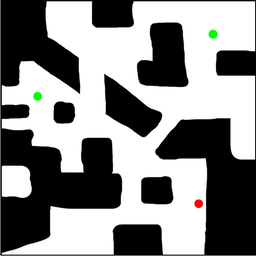
#> input picture Test.bmp, 256 x 256 px, shrunk from 582 x 582 before the run, given in place of turing.bmp, which was not available
$ python lab05.py
#> lines starting #> are read from the running program, lines starting #| are printed output that depends on the picture
from PIL import Image
from collections import defaultdict
from abc import ABC, abstractmethod
from queue import PriorityQueue, Queue
from collections import deque
import math
from abc import ABC, abstractmethod

class ProblemFramework(ABC):
    def __init__(self, matrix):
        self.matrix = matrix

    @abstractmethod
    def actions(self, state):
        """
            Regresa las acciones que se pueden realizar en el estado
            actual.
        """
        pass

    @abstractmethod
    def step_cost(self, state, action, next_state):
        """
            Regresa el costo de realizar una acción en un estado.
        """
        pass

    @abstractmethod
    def goal_test(self, state):
        """
            Verfica si un estado es estado objetivo.
            Devuelve True si es estado objetivo, False en otro caso.
        """
        pass

    @abstractmethod
    def initial_state(self):
        """
            Regresa el estado inicial del problema.
        """
        pass

    @abstractmethod
    def result(self, state, action):
        """
            Regresa el estado resultante de realizar una acción en un estado.
        """
        pass

class Laberinto(ProblemFramework):
    def __init__(self, matrix):
        super().__init__(matrix)

    def step_cost(self, state, action, next_state):
    # Aquí define el costo de moverse de un estado a otro. Ejemplo:
        return 1  # Costo constante para cada movimiento.

    def actions(self, state):
        x, y = state

        acciones = []

        # Mover hacia arriba
        if y > 0 and self.matrix.get(y - 1).get(x) != (0, 0, 0):
            acciones.append("UP")

        # Mover hacia abajo
        if y < len(self.matrix) - 1 and self.matrix.get(y + 1).get(x) != (0, 0, 0):
            acciones.append("DOWN")

        # Mover hacia la izquierda
        if x > 0 and self.matrix.get(y).get(x - 1) != (0, 0, 0):
            acciones.append("LEFT")

        # Mover hacia la derecha
        if x < len(self.matrix.get(y)) - 1 and self.matrix.get(y).get(x + 1) != (0, 0, 0):
            acciones.append("RIGHT")

        return acciones


    def goal_test(self, state):
        return self.matrix.get(state[1]).get(state[0]) == (0, 255, 0)

    def initial_state(self):
        for y in self.matrix:
            for x in self.matrix.get(y):
                if self.matrix.get(y).get(x) == (255, 0, 0):
                    return (x, y)

    def result(self, state, action):
        x, y = state

        if action == "UP":
            return (x, y - 1)
        elif action == "DOWN":
            return (x, y + 1)
        elif action == "LEFT":
            return (x - 1, y)
        elif action == "RIGHT":
            return (x + 1, y)

class GraphSearch:
    def __init__(self, problem):
        self.problem = problem

    def printNewBMP(self, explorados, path, estadoAceptado):

        img = Image.new("RGB", (len(self.problem.matrix.get(0)), len(self.problem.matrix)), "white")
        for y in range(len(self.problem.matrix)):
            for x in range(len(self.problem.matrix.get(y))):
                if (x, y) in explorados:
                    img.putpixel((x, y), (0, 0, 255))
                else:
                    img.putpixel((x, y), self.problem.matrix.get(y).get(x))

        img.save(path)

    def bfs(self):
        frontera = Queue()
        estadoInicial = self.problem.initial_state()
        frontera.put(estadoInicial)
        explorados = set()

        while not frontera.empty():
            estadoActual = frontera.get()
            if self.problem.goal_test(estadoActual):
                self.printNewBMP(explorados, "BFS.bmp", estadoActual)
                return estadoActual

            explorados.add(estadoActual)

            for action in self.problem.actions(estadoActual):
                siguienteEstado = self.problem.result(estadoActual, action)
                if siguienteEstado not in explorados and siguienteEstado not in frontera.queue:
                    frontera.put(siguienteEstado)

        return None

    def dfs(self):
        frontera = deque()
        estadoInicial = self.problem.initial_state()
        frontera.append(estadoInicial)
        explorados = set()

        while frontera:
            estadoActual = frontera.pop()
            if self.problem.goal_test(estadoActual):
                self.printNewBMP(explorados, "DFS.bmp", estadoActual)
                return estadoActual

            explorados.add(estadoActual)

            for action in self.problem.actions(estadoActual):
                siguienteEstado = self.problem.result(estadoActual, action)
                if siguienteEstado not in explorados and siguienteEstado not in frontera:
                    frontera.append(siguienteEstado)

        return None

    def manhattan_distance(self, actual, objetivo):
        return abs(actual[0] - objetivo[0]) + abs(actual[1] - objetivo[1])

    def euclidean_distance(self, actual, objetivo):
        return math.sqrt((actual[0] - objetivo[0]) ** 2 + (actual[1] - objetivo[1]) ** 2)

    def find_goal_state(self):
        for y in self.problem.matrix:
            for x in self.problem.matrix[y]:
                if self.problem.matrix[y][x] == (0, 255, 0):  # Color verde
                    return (x, y)
        return None

    def reconstruir_camino(self, estado_actual, mapa):
        camino = []
        while estado_actual is not None:
            camino.append(estado_actual)
            estado_actual = mapa[estado_actual[1]][estado_actual[0]]['parent']
        return camino[::-1]  # Invierte el camino para ir del inicio al final

    def step_cost(state, action, next_state):
            return 1

    def a_star(self):
        estado_final = self.find_goal_state()
        estado_inicial = self.problem.initial_state()

        frontera = PriorityQueue()
        mapa = defaultdict(lambda: defaultdict(lambda: {'color': (255, 255, 255), 'G': float('inf'), 'H': 0, 'F': float('inf'), 'parent': None}))
        for y in self.problem.matrix:
            for x in self.problem.matrix[y]:
                mapa[y][x]['color'] = self.problem.matrix[y][x]

        mapa[estado_inicial[1]][estado_inicial[0]]['G'] = 0
        # Seleccionar la heurística que se quiera usar
        mapa[estado_inicial[1]][estado_inicial[0]]['H'] = self.manhattan_distance(estado_inicial, estado_final)
        #mapa[estado_inicial[1]][estado_inicial[0]]['H'] = self.euclidean_distance(estado_inicial, estado_final)

        # Tanto manhattan como euclidean distance son heurísticas admisibles para este tipo de problemas, que están en 2D, ya que ambos proporcionan una
        # estimación del costo restante para llegar al estado final. La distancia de Manhattan es la suma de las diferencias absolutas de las coordenadas
        # de los dos puntos, mientras que la distancia euclidiana es la raíz cuadrada de la suma de los cuadrados de las diferencias de las coordenadas de
        # los dos puntos. Ambas distancias son admisibles porque nunca sobreestiman el costo restante para llegar al estado final.

        mapa[estado_inicial[1]][estado_inicial[0]]['F'] = mapa[estado_inicial[1]][estado_inicial[0]]['G'] + mapa[estado_inicial[1]][estado_inicial[0]]['H']
        frontera.put((mapa[estado_inicial[1]][estado_inicial[0]]['F'], estado_inicial))

        while not frontera.empty():
            _, estado_actual = frontera.get()
            if estado_actual == estado_final:
                print("Estado final para a_star: ", estado_actual)
                return self.reconstruir_camino(estado_actual, mapa)

            for accion in self.problem.actions(estado_actual):
                x, y = estado_actual
                siguiente_estado = self.problem.result(estado_actual, accion)
                nuevo_g = mapa[y][x]['G'] + self.problem.step_cost(estado_actual, accion, siguiente_estado)

                if nuevo_g < mapa[siguiente_estado[1]][siguiente_estado[0]]['G']:
                    mapa[siguiente_estado[1]][siguiente_estado[0]]['G'] = nuevo_g
                    # Seleccionar la heurística que se quiera usar
                    mapa[siguiente_estado[1]][siguiente_estado[0]]['H'] = self.manhattan_distance(siguiente_estado, estado_final)
                    #mapa[siguiente_estado[1]][siguiente_estado[0]]['H'] = self.euclidean_distance(siguiente_estado, estado_final)
                    mapa[siguiente_estado[1]][siguiente_estado[0]]['F'] = mapa[siguiente_estado[1]][siguiente_estado[0]]['G'] + mapa[siguiente_estado[1]][siguiente_estado[0]]['H']
                    mapa[siguiente_estado[1]][siguiente_estado[0]]['parent'] = estado_actual
                    frontera.put((mapa[siguiente_estado[1]][siguiente_estado[0]]['F'], siguiente_estado))


def distanciaEuclidiana(color1, color2):
    return math.sqrt(sum([(a - b) ** 2 for a, b in zip(color1, color2)]))

def getSimilitud(rgb):
    # Colores de referencia
    colores_referencia = {
        "Rojo": (255, 0, 0),
        "Verde": (0, 255, 0),
        "Negro": (0, 0, 0),
        "Blanco": (255, 255, 255)
    }

    # Calcula la distancia euclidiana entre el color dado y cada color de referencia
    distancias = {nombre_color: distanciaEuclidiana(rgb, color_ref) for nombre_color, color_ref in colores_referencia.items()}

    # Devuelve el color de referencia con la menor distancia
    color_similar = min(distancias, key=distancias.get)
    color_similar = colores_referencia[color_similar]
    return color_similar

def getColores(path, reductor = 10):
    # Abrir la imagen
#> called with path = 'turing.bmp', reductor = 2
    imagen = Image.open(path)
#> imagen is the input picture: PIL image 256x256 RGB; mean R, G, B 136.1, 136.4, 135.9

    # Convertir al espacio RGB para obtener los colores de los pixeles
    img_rgb = imagen.convert('RGB')

    # Obtener las dimensiones de la imagen
    ancho, alto = imagen.size
#> ancho = 256; alto = 256

    coloresPorPixel = defaultdict(lambda: defaultdict())

    fila = 0
    columna = 0
    for y in range(10, alto, reductor):
        for x in range(10, ancho, reductor):
            r, g, b = img_rgb.getpixel((x, y))
            rgb = (r, g, b)
            r, g, b = getSimilitud(rgb)
            coloresPorPixel[fila][columna] = (r, g, b)
            columna += 1
        columna = 0
        fila += 1

    return coloresPorPixel

if __name__ == "__main__":
    reductor = 2
    #coloresPorPixel = getColores("Test.bmp", reductor)
    #coloresPorPixel = getColores("Test2.bmp", reductor)
    #coloresPorPixel = getColores("pruebalab1.bmp", reductor)
    coloresPorPixel = getColores("turing.bmp", reductor)
    laberinto = Laberinto(coloresPorPixel)
    graphSearch = GraphSearch(laberinto)

    solucion_bfs = graphSearch.bfs()
#> the loop in initial_state, `for y in self.matrix:` made 96 passes
    print("Destino en bfs: ", solucion_bfs)
#| Destino en bfs:  (15, 44)
    solucion_dfs = graphSearch.dfs()
    print("Destino en dfs: ", solucion_dfs)
#| Destino en dfs:  (14, 45)


    # Aquí ejecutas A* y guardas la solución
    solucion_a_star = graphSearch.a_star()
    #print("Solución A* encontrada:", solucion_a_star)

    # Dibuja el camino encontrado por A* en la imagen
    if solucion_a_star:
        explorados = set(solucion_a_star)  # Suponiendo que solucion_a_star es una lista de estados (x, y)
        graphSearch.printNewBMP(explorados, "AStarSolution.bmp", solucion_a_star[-1])
#> call 3 of printNewBMP, with path = 'AStarSolution.bmp', estadoAceptado = (101, 10)
#> in printNewBMP (call 3), `img = Image.new("RGB", (len(self.problem.matrix.get(0)), len(self.prob..`: img: PIL image 123x123 RGB; every value is 255
#> after the loop in printNewBMP (call 3), `for y in range(len(self.problem.matrix)):`:
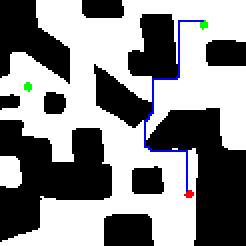
#> img: PIL image 123x123 RGB (shown 2 times larger); mean R, G, B 136.9, 137.1, 139
        print("Imagen con el camino de A* guardada como 'AStarSolution.bmp'")

# Link del video: https://youtu.be/5kMb2-S6NyM
# Link del repo: https://github.com/angelcast2002/Lab05-IA

$ run again, on Test2.bmp
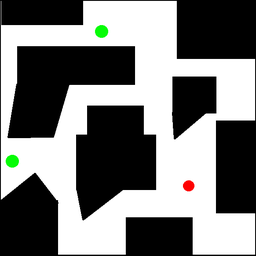
#> input picture Test2.bmp, 256 x 256 px, shrunk from 582 x 582 before the run, given in place of turing.bmp, which was not available
#> in getColores, imagen is the input picture: PIL image 256x256 RGB; mean R, G, B 123, 123.7, 122.7
#> the loop in initial_state, `for y in self.matrix:` made 86 passes
#| Destino en bfs:  (48, 12)
#| Destino en dfs:  (0, 78)
#> after the loop in printNewBMP (call 3), `for y in range(len(self.problem.matrix)):`:
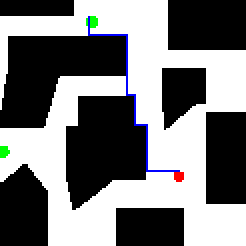
#> img: PIL image 123x123 RGB (shown 2 times larger); mean R, G, B 122.1, 122.6, 123.8

$ run again, on pruebalab1.bmp
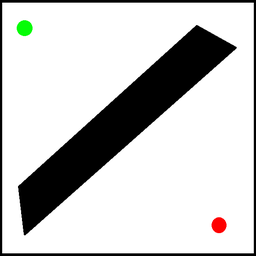
#> input picture pruebalab1.bmp, 256 x 256 px, shrunk from 582 x 582 before the run, given in place of turing.bmp, which was not available
#> in getColores, imagen is the input picture: PIL image 256x256 RGB; mean R, G, B 201, 201, 200.3
#> the loop in initial_state, `for y in self.matrix:` made 105 passes
#| Destino en bfs:  (10, 7)
#| Destino en dfs:  (7, 5)
#> after the loop in printNewBMP (call 3), `for y in range(len(self.problem.matrix)):`:
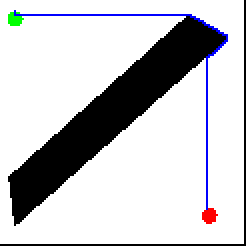
#> img: PIL image 123x123 RGB (shown 2 times larger); mean R, G, B 199.2, 199.1, 202
